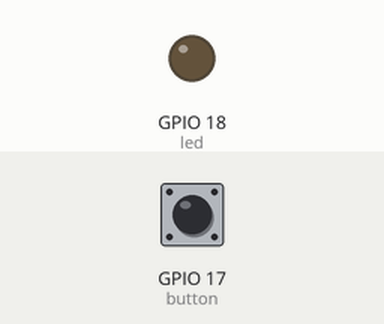
This program was run on a simulated Raspberry Pi (BCM pin numbers). Parts: output pins drawn as LEDs (lit = HIGH). Inputs (shaded band) come from the test bench; at power-on: GPIO 17 (button) LOW. What the program prints to the terminal is not drawn.

Above: at 1.2 s.
1.3 s: GPIO 17 (button) pulled HIGH for 0.15 s
At 2.2 s:
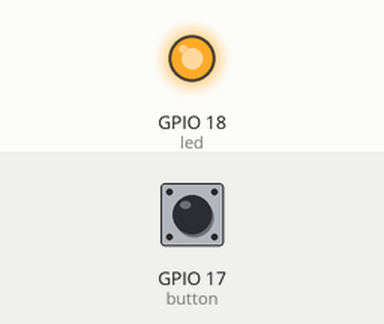
2.9 s: GPIO 17 (button) pulled HIGH for 1 s
At 3.5 s:
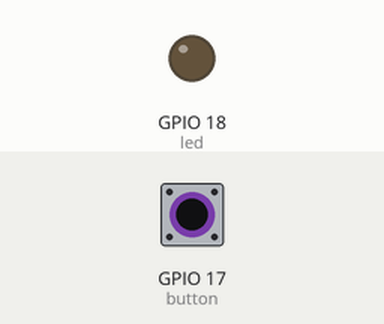
5.4 s: GPIO 17 (button) driven HIGH
At 6.6 s:
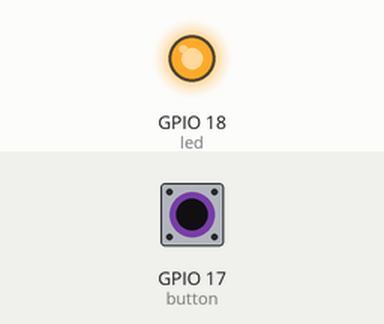
Timing chart, 0 to 8.4 s (numbered marks = the images above; inputs shaded):
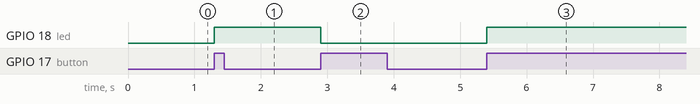

The program:

button_led_toggle_control.py
```python
from gpiozero import Button, LED
from signal import pause

# GPIO pins (BCM numbering)
BUTTON_PIN = 17
LED_PIN = 18

button = Button(
    BUTTON_PIN,
    pull_up=False,      # external pull-down resistor
    bounce_time=0.1
)

led = LED(LED_PIN)

print("Button → LED toggle demo")
print("Press button to turn LED ON, press again to turn LED OFF")

led_state = False # OFF initially

def toggle_led():
    """Changes the State using global variable"""
    print(f"✅ Button PRESSED! Toggling LED")

    global led_state
    led_state = not led_state

    if led_state:
        led.on()
        print("LED ON")
    else:
        led.off()
        print("LED OFF")

def on_button_held():
    """Called when button is held for more than 1 second"""
    global led_state
    led_state = True
    led.on()
    print("🔥 Button is being HELD! Turning LED ON, press once to turn OFF")


# Event-based control (clean & efficient)
button.when_pressed = toggle_led
button.when_held = on_button_held

pause()  # keep program running
```

Measured:
- after the input at 1.3 s, GPIO 18 (led): LOW → HIGH at once
- after the input at 2.9 s, GPIO 18 (led): HIGH → LOW at once
- after the input at 5.4 s, GPIO 18 (led): LOW → HIGH at once
